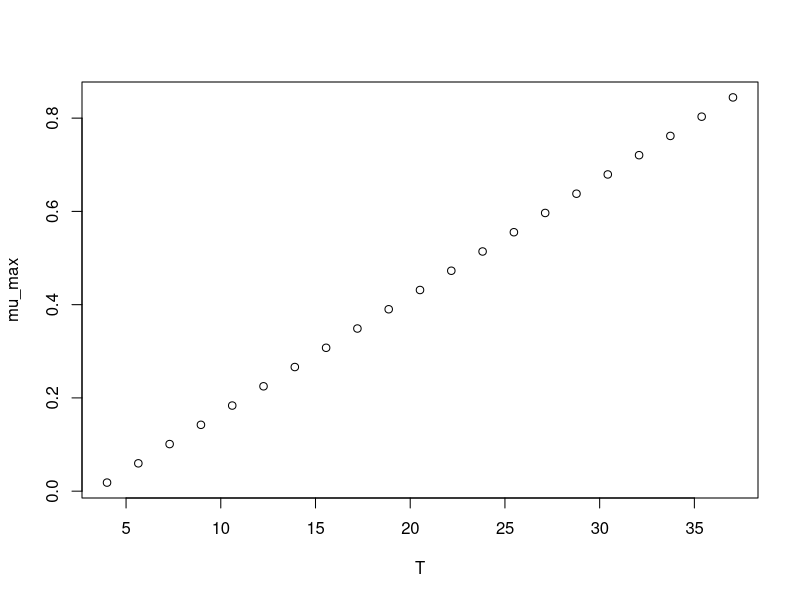

Source code (R):
#############################
# start of Parameter script
#############################
T <- seq(3.996003996004,37.037,length.out=21)
#############################
# end of Parameter script
#############################
############################# 
# start of Model script Gropin ID 1192 
#############################
 
# constant coefficients for this model
 
variables <- data.frame(T)
argumentsPar <- expand.grid(variables)
 
# heart of the model
response_surface <- function(T) {
   mumax <-0.025*(T-3.260)

return(mumax=mumax)
} 

# output parameters
mumax <- cbind(argumentsPar,response_surface(argumentsPar['T']))
colnames(mumax) <- c(colnames(argumentsPar),'mumax')
#############################
# End of Model script
#############################
############################# 
# start of Visualisation script Gropin ID 1192 
#############################
plot(T,mumax$mumax,
                          xlab='T',
                          ylab='mu_max')
#############################
# End of Visualisation script
#############################
